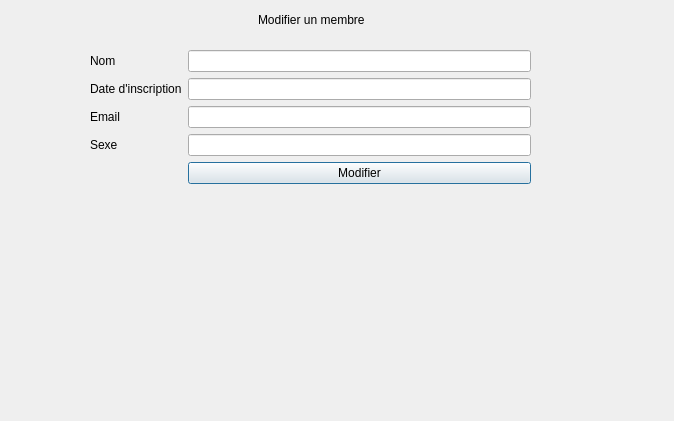
<?xml version="1.0" encoding="UTF-8"?>
<ui version="4.0">
 <class>EditformUser</class>
 <widget class="QDialog" name="EditformUser">
  <property name="geometry">
   <rect>
    <x>0</x>
    <y>0</y>
    <width>674</width>
    <height>421</height>
   </rect>
  </property>
  <property name="windowTitle">
   <string>Dialog</string>
  </property>
  <widget class="QWidget" name="formLayoutWidget">
   <property name="geometry">
    <rect>
     <x>90</x>
     <y>50</y>
     <width>441</width>
     <height>291</height>
    </rect>
   </property>
   <layout class="QFormLayout" name="formLayout_2">
    <item row="0" column="0">
     <widget class="QLabel" name="nomLabel_2">
      <property name="text">
       <string>Nom</string>
      </property>
     </widget>
    </item>
    <item row="1" column="0">
     <widget class="QLabel" name="dateDInscriptionLabel_2">
      <property name="text">
       <string>Date d'inscription</string>
      </property>
     </widget>
    </item>
    <item row="2" column="0">
     <widget class="QLabel" name="emailLabel_2">
      <property name="text">
       <string>Email</string>
      </property>
     </widget>
    </item>
    <item row="2" column="1">
     <widget class="QLineEdit" name="emailLineEdit_2"/>
    </item>
    <item row="3" column="0">
     <widget class="QLabel" name="sexeLabel_2">
      <property name="text">
       <string>Sexe</string>
      </property>
     </widget>
    </item>
    <item row="3" column="1">
     <widget class="QLineEdit" name="sexeLineEdit_2"/>
    </item>
    <item row="4" column="1">
     <widget class="QPushButton" name="pushButton_2">
      <property name="text">
       <string>Modifier</string>
      </property>
     </widget>
    </item>
    <item row="0" column="1">
     <widget class="QLineEdit" name="nomLineEdit_2"/>
    </item>
    <item row="1" column="1">
     <widget class="QLineEdit" name="dateDInscriptionLineEdit_2"/>
    </item>
   </layout>
  </widget>
  <widget class="QLabel" name="label">
   <property name="geometry">
    <rect>
     <x>258</x>
     <y>10</y>
     <width>111</width>
     <height>20</height>
    </rect>
   </property>
   <property name="text">
    <string>Modifier un membre</string>
   </property>
  </widget>
 </widget>
 <resources/>
 <connections/>
</ui>
